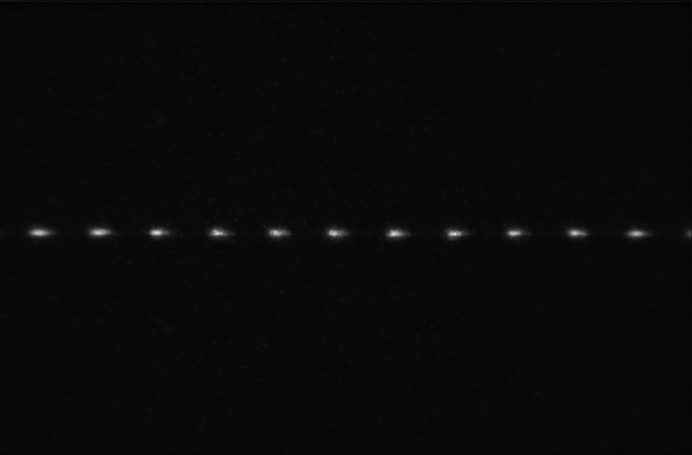
#> input picture laser_pulses.TIF, 1384 x 910 px (shown at 1/2 size)
$ jupyter execute --allow-errors Demo.ipynb
#> lines starting #> are read from the running program, lines starting #| are printed output that depends on the picture
# Laser Pulse Identification in Images

This notebook demonstrates an exploration of machine learning algorithms that can be used to differentitate laser pulses from noise and locate the pulse peaks in images taken from a streak camera. Two approaches are explored:
- A neural network trained to identify the number of laser pulses and their general locations, from which the exact locations of the peaks can be found
- The Laplacian of Gaussian (LoG) "blob detector" algorithm

These algorithms serve as the general proof of concept for a laser pulse detection algorithm to aid in the calibration of specialized cameras.

[cell 1]
import numpy as np
import matplotlib.pyplot as plt
import matplotlib.patches as patches
from sklearn.neural_network import MLPClassifier
from skimage.feature import blob_log
from PIL import Image
from scipy import stats
from scipy.signal import find_peaks

## Neural Network
An image of laser pulses is split into a training and a test image. Laser pulses in the training image are labeled, and the image is used to train the neural network to detect laser pulses in similar images. The test image is used to test the accuracy of the model's predictions.

[cell 2]
# retrieve the image used for demonstration
pulses = Image.open("laser_pulses.TIF").convert('L')
pulses = np.array(pulses)
# resize
pulses = pulses[:900,:1380]
#> pulses: shape (900, 1380)
# convert integer values to floats
pulses = pulses.astype(float)
# plot
plt.imshow(pulses, cmap="grey")

[cell 3]
# split data to train model
train = pulses[:,:690]
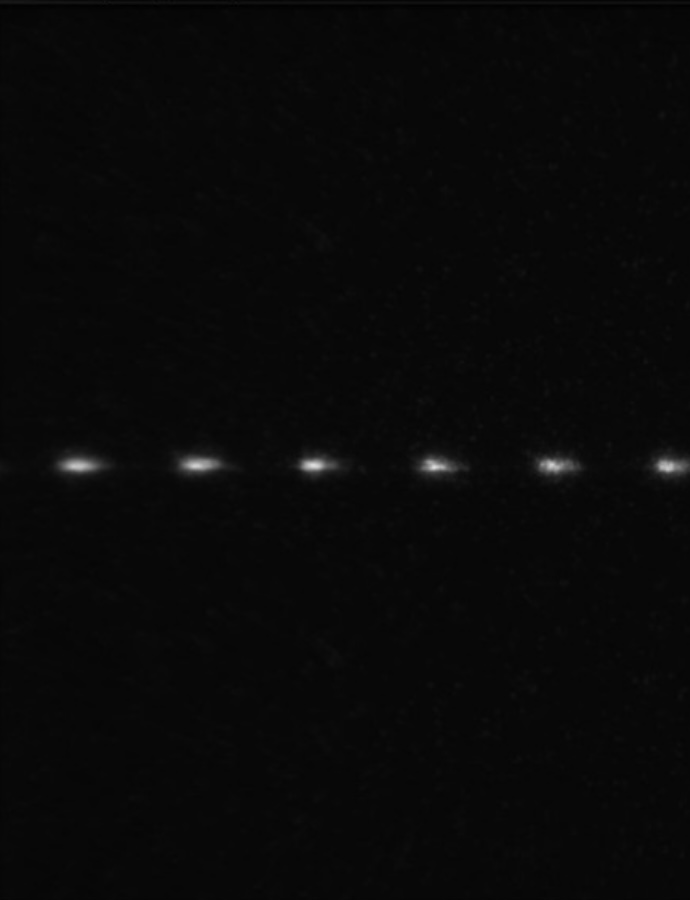
#> train: shape (900, 690) float64; min 0, max 222, mean 9
test = pulses[:,690:]

[cell 4]
# plot
plt.imshow(train, cmap="grey")
plt.title("Training image")
plt.show()
plt.imshow(test, cmap="grey")
plt.title("Test image")
plt.show()

The images will be split into 30x60 pixel blocks. The blocks that contain pixels will be labeled as such. They will be used to train a neural network classifier to identify laser pulses in an image

[cell 5]
# define blocks containing the pulses in training data
pulse1a = train[450:480,30:90]
pulse1b = train[450:480,60:120]
pulse2a = train[450:480,150:210]
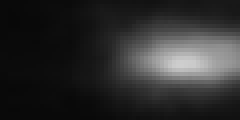
#> pulse2a: shape (30, 60) float64 (shown 4 times larger); min 8, max 206, mean 44.8
pulse2b = train[450:480,180:240]
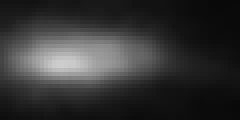
#> pulse2b: shape (30, 60) float64 (shown 4 times larger); min 9, max 206, mean 51.7
pulse3a = train[450:480,270:330]
pulse3b = train[450:480,300:360]
pulse4a = train[450:480,390:450]
pulse4b = train[450:480,420:480]
pulse5a = train[450:480,510:570]
pulse5b = train[450:480,540:600]
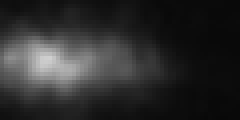
#> pulse5b: shape (30, 60) float64 (shown 4 times larger); min 8, max 207, mean 44.6
pulse6 = train[450:480,630:690]
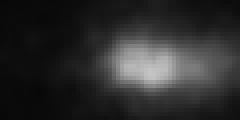
#> pulse6: shape (30, 60) float64 (shown 4 times larger); min 8, max 196, mean 44.8

[cell 6]
# verify these are the pulses in the image
plt.imshow(pulse1a, cmap="grey")
plt.title("Pulse 1 (beginning)")
plt.show()
plt.imshow(pulse1b, cmap="grey")
plt.title("Pulse 1 (end)")
plt.show()
plt.imshow(pulse2a, cmap="grey")
plt.title("Pulse 2 (beginning)")
plt.show()
plt.imshow(pulse2b, cmap="grey")
plt.title("Pulse 2 (end)")
plt.show()
plt.imshow(pulse3a, cmap="grey")
plt.title("Pulse 3 (beginning)")
plt.show()
plt.imshow(pulse3b, cmap="grey")
plt.title("Pulse 3 (end)")
plt.show()
plt.imshow(pulse4a, cmap="grey")
plt.title("Pulse 4 (beginning)")
plt.show()
plt.imshow(pulse4b, cmap="grey")
plt.title("Pulse 4 (end)")
plt.show()
plt.imshow(pulse5a, cmap="grey")
plt.title("Pulse 5 (beginning)")
plt.show()
plt.imshow(pulse5b, cmap="grey")
plt.title("Pulse 5 (end)")
plt.show()
plt.imshow(pulse6, cmap="grey")
plt.title("Pulse 6")
plt.show()

[cell 7]
# record positions of the labeled blocks
pulse_x_labels = [30, 60, 150, 180, 270, 300, 390, 420, 510, 540, 630]

[cell 8]
# create an array to store blocks
X_train = []
label = []
# iterate through 30x60 blocks of the image with overlap
for i in range(0, len(train)-15, 15):
    for j in range(0, len(train[0])-30, 30):
        # define the block
        block = train[i:i+30,j:j+60]
        # flatten block and store in array
        X_train.append(np.reshape(block, 1800))
        # label blocks with pulses as '1'
        if i == 450 and j in pulse_x_labels:
            label.append(1)
        # label blocks without pulses as '0'
        else:
            label.append(0)
#> this loop made 59 passes
#> i on passes 2 to 13: 15, 30, 45, 60, 75, 90, 105, 120, 135, 150, 165, 180
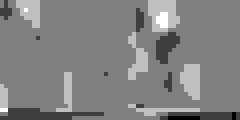
#> block: shape (30, 60) float64 (shown 4 times larger); min 6, max 10, mean 8.03; drawn with min black and max white
#> after the loop, X_train = 1298 items; label = 1298 values, max 1 at index 661, min 0 at index 0, mean 0.00847
X_train = np.array(X_train)
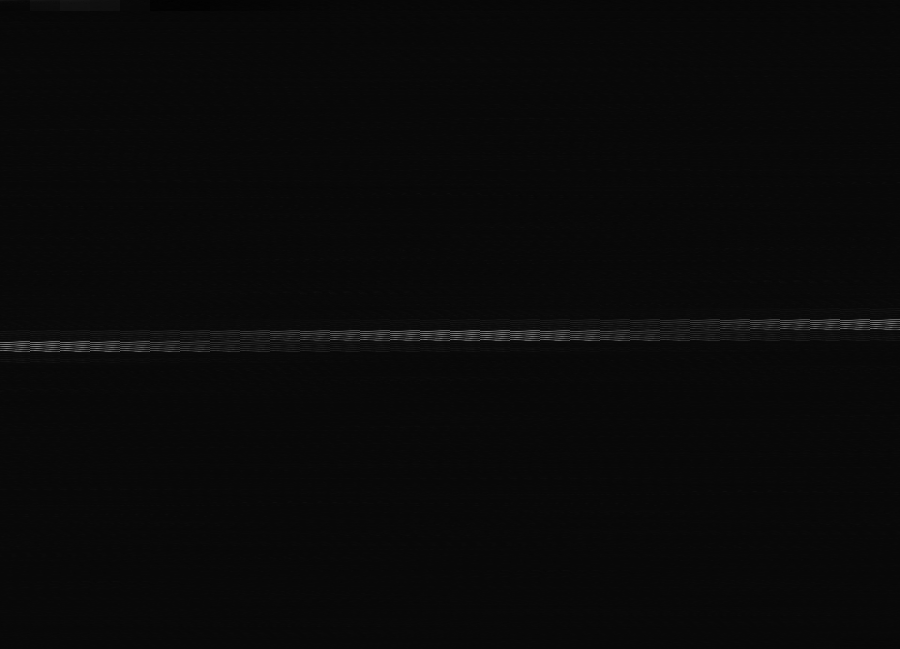
#> X_train: shape (1298, 1800) float64 (shown at 1/2 size); min 0, max 222, mean 9.1
label = np.array(label)

[cell 9]
# create classifier
clf = MLPClassifier(solver='lbfgs', alpha=1e-5, activation='relu',
                    hidden_layer_sizes=(5, 5), random_state=1, max_iter=400)
# train model
clf.fit(X_train, label)

[cell 10]
# create test blocks
X_test = []
block_origin = []
# iterate through 30x60 blocks of the image with overlap
for i in range(0, len(train)-15, 15):
    for j in range(0, len(train[0])-30, 30):
        # define the block
        block = test[i:i+30,j:j+60]
        # save the origin point of each block
        block_origin.append([i,j])
        # flatten block and store in array
        X_test.append(np.reshape(block, 1800))
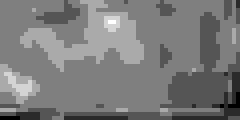
#> block: shape (30, 60) float64 (shown 4 times larger); min 5, max 11, mean 7.9; drawn with min black and max white
#> after the loop, X_test = 1298 items; block_origin = 1298 pairs, first value 0 to 870, second value 0 to 630
X_test = np.array(X_test)

[cell 11]
# predict labels using classifier
test_label = clf.predict(X_test)
#> test_label = 1298 values, max 1 at index 662, min 0 at index 0, mean 0.0077

[cell 12]
# show pulses predicted from test image
count = 0
for i in range(len(X_test)):
    if test_label[i]:
        count += 1
        plt.imshow(np.reshape(X_test[i], (30,60)), cmap="grey")
        plt.title("Block {} predicted".format(count))
        plt.show()
#> after the loop, count = 10

[cell 13]
# find peak of laser pulse
def get_peak(block):
    # find peak values in each line for both x and y directions
    x_peaks = []
    for line in np.reshape(block, (30,60)):
        x_peaks.append(np.argmax(line))
    y_peaks = []
    for line in np.rot90(np.reshape(block, (30,60))):
        y_peaks.append(np.argmax(line))
    # retrieve coordinate of image peak
    x = stats.mode(x_peaks)[0]
    y = stats.mode(y_peaks)[0]
    return [x, y]

[cell 14]
# show pulses predicted from test image
count = 0
for i in range(len(X_test)):
    if test_label[i]:
        count += 1
        plt.imshow(np.reshape(X_test[i], (30,60)), cmap="grey")
        plt.title("Block {} predicted".format(count))
        peak = get_peak(X_test[i])
        plt.scatter(peak[0], peak[1])
        plt.show()
#> this loop made 1298 passes
#> peak on passes 663, 664, 667, 668, 671, 672, 675, 676, 679, 680: [36, 18], [6, 16], [34, 17], [4, 17], [33, 16], [3, 16], [39, 16], [9, 16], [40, 17], [10, 17]
#> after the loop, count = 10

Now that we have shown that we can find the peaks of the laser pulses, we can put them together on the test image.

[cell 15]
# find coordinates of predicted pulses and their peaks in the test image
x_peaks = []
y_peaks = []
boxes = []
for i in range(len(X_test)):
    if test_label[i]:
        peak = get_peak(X_test[i])
        x_peaks.append(block_origin[i][1] + peak[0])
        y_peaks.append(block_origin[i][0] + peak[1])
        boxes.append(patches.Rectangle((block_origin[i][1], block_origin[i][0]), 60, 30,
                                       linewidth=1, edgecolor='r', facecolor='none'))
#> after the loop, boxes = 10 items; x_peaks = [96, 96, 214, 214, 333, 333, 459, 459, 580, 580]; y_peaks = [468, 466, 467, 467, 466, 466, 466, 466, 467, 467]

[cell 16]
# show prediction of pulses in the test image
fig, ax = plt.subplots()
ax.imshow(test, cmap="grey")

# add boxes to image
for box in boxes:
    ax.add_patch(box)
#> this loop made 10 passes
plt.title("Test image")
plt.show()
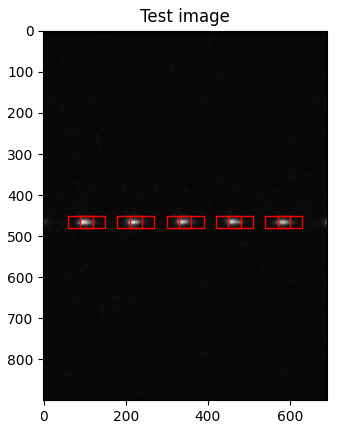
#> figure drawn by matplotlib, 1 panel

[cell 17]
# show pulse peaks derived from predictions
plt.imshow(test, cmap="grey")
plt.title("Test image")
plt.scatter(x_peaks, y_peaks, s=2, c='r')
plt.show()

### Evaluation of Neural Network Approach
**Advantages:**
- Runs quickly once trained

**Disadvantages:**
- Requires extensive labeling
- Only detects region, not peaks

## Laplacian of Gaussian (LoG) Algorithm
An LoG algorithm is used for "blob detection" in images, which is suitable for differentitating laser pulses from noise.

[cell 18]
# predict pulses w/ a min standard deviation of 50 for its Gaussian kernel
blobs = blob_log(pulses, min_sigma=50, threshold=0.5)
#> blobs = [[464, 78, 50], [463, 200, 50], [466, 791, 50], [464, 437, 50], [465, 555, 50], [465, 670, 50], [464, 316, 50], [466, 909, 50], [466, 1277, 50], [465, 1152, 50], [465, 1030, 50]]

[cell 19]
# find coordinates of predicted pulses in the image
x_peaks = []
y_peaks = []
circles = []
for b in blobs:
    x_peaks.append(b[1])
    y_peaks.append(b[0])
    circles.append(patches.Circle((b[1], b[0]), b[2],
                                 linewidth=1, edgecolor='r', facecolor='none'))
#> this loop made 11 passes
#> after the loop, circles = 11 items; x_peaks = [78, 200, 791, 437, 555, 670, 316, 909, 1277, 1152, 1030]; y_peaks = [464, 463, 466, 464, 465, 465, 464, 466, 466, 465, 465]

[cell 20]
# show pulse predictions
fig, ax = plt.subplots()
ax.imshow(pulses, cmap="grey")
# add circles over predictions
for circle in circles:
    ax.add_patch(circle)
#> this loop made 11 passes
plt.title("Laser Pulses Predicted")
plt.show()
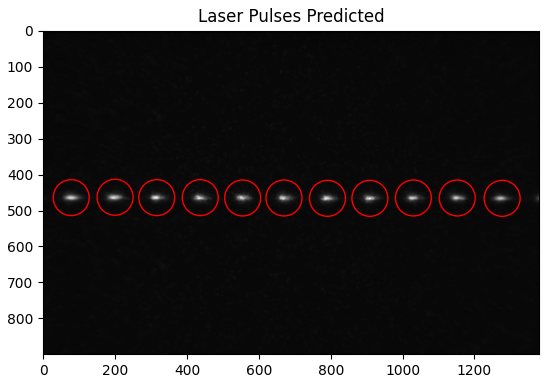
#> figure drawn by matplotlib, 1 panel

[cell 21]
# show pulse peaks derived from predictions
plt.imshow(pulses, cmap="grey")
plt.title("Laser Pulses Predicted")
plt.scatter(x_peaks, y_peaks, s=2, c='r')
plt.show()

### Evaluation of LoG Approach
**Advantages:**
- Runs quickly
- No training or labeling needed

**Disadvantages:**
- Requires extensive labeling
- Only detects region, not peaks

## LoG Algorithm on Real Data
The LoG algorithm does not require training or labeling, which makes it ideal for a quick demonstration on real data.

#> (a cell that did not finish here is left out)

The laser pulses captured by the streak cameras are smaller than those in the demo image, so we will need to readjust the parameters. Laser pulses are distinguished from noise by identifying approximately Guassian shapes that meet two criteria: a full width half maximum (FWHM) of at least 4 pixels, and an amplitude above the noise threshold.

The minimum standard deviation for the Gaussian kernel in the LoG algorithm can be set by the `min_sigma` parameter, where the radius of the blobs detected is $\sigma_{min}\sqrt{3}$. So to filter out the noise from the laser pulses, we can consider the pulses as blobs with an approximately Gaussian shape, with a radius of 3 times the standard deviation to capture 99.8% of the laser pulse information. Since we have a criterion for the FWHM, we can define a criterion for `min_sigma` as such:

$\sigma_{pulse} = \frac{\text{FWHM}}{2\sqrt{2\ln2}}$

$r_{blob} = 3\sigma_{pulse}$

$\sigma_{min} = \frac{r_{blob}}{\sqrt{3}}$

where $\sigma_{pulse}$ is the standard deviation of the approximate Gaussian of the laser pulse, calculated from a FWHM of 4, and $r_{blob}$ is the radius of the laser pulse. Then we can determine the `min_sigma` parameter.

$\sigma_{min} = \frac{3\times\text{FWHM}}{2\sqrt{2\ln2}\sqrt{3}} \approx 3$

Then from here, we can raise the amplitude threshold until the laser pulses are separated from the noise. This value may need to be adjusted for noisier images.

#> (a cell that did not finish here is left out)

[cell 24]
# find coordinates of predicted pulses in the image
x_peaks = []
#> x_peaks = []
y_peaks = []
circles = []
for b in blobs:
    x_peaks.append(b[1])
    y_peaks.append(b[0])
    circles.append(patches.Circle((b[1], b[0]), b[2],
                                 linewidth=1, edgecolor='r', facecolor='none'))
#> after the loop, x_peaks = [78, 200, 791, 437, 555, 670, 316, 909, 1277, 1152, 1030]
